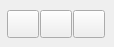
          <widget class="QWidget" name="lfaWidgetVerschneiden">
           <property name="styleSheet">
            <string notr="true">#lfaWidgetVerschneiden{
	background-color: rgb(240,240,240)
}</string>
           </property>
           <attribute name="title">
            <string>Verschneiden</string>
           </attribute>
           <widget class="QPushButton" name="butContactClip">
            <property name="geometry">
             <rect>
              <x>7</x>
              <y>10</y>
              <width>32</width>
              <height>28</height>
             </rect>
            </property>
            <property name="autoFillBackground">
             <bool>false</bool>
            </property>
            <property name="styleSheet">
             <string notr="true"/>
            </property>
            <property name="text">
             <string/>
            </property>
            <property name="icon">
             <iconset>
              <normaloff>Icons/butContactClip.gif</normaloff>Icons/butContactClip.gif</iconset>
            </property>
            <property name="iconSize">
             <size>
              <width>20</width>
              <height>20</height>
             </size>
            </property>
           </widget>
           <widget class="QPushButton" name="butInsideClip">
            <property name="geometry">
             <rect>
              <x>73</x>
              <y>10</y>
              <width>32</width>
              <height>28</height>
             </rect>
            </property>
            <property name="autoFillBackground">
             <bool>false</bool>
            </property>
            <property name="styleSheet">
             <string notr="true"/>
            </property>
            <property name="text">
             <string/>
            </property>
            <property name="icon">
             <iconset>
              <normaloff>Icons/butInsideClip.gif</normaloff>Icons/butInsideClip.gif</iconset>
            </property>
            <property name="iconSize">
             <size>
              <width>20</width>
              <height>20</height>
             </size>
            </property>
           </widget>
           <widget class="QPushButton" name="butOutsideClip">
            <property name="geometry">
             <rect>
              <x>40</x>
              <y>10</y>
              <width>32</width>
              <height>28</height>
             </rect>
            </property>
            <property name="autoFillBackground">
             <bool>false</bool>
            </property>
            <property name="styleSheet">
             <string notr="true"/>
            </property>
            <property name="text">
             <string/>
            </property>
            <property name="icon">
             <iconset>
              <normaloff>Icons/butOutsideClip.gif</normaloff>Icons/butOutsideClip.gif</iconset>
            </property>
            <property name="iconSize">
             <size>
              <width>20</width>
              <height>20</height>
             </size>
            </property>
           </widget>
          </widget>
